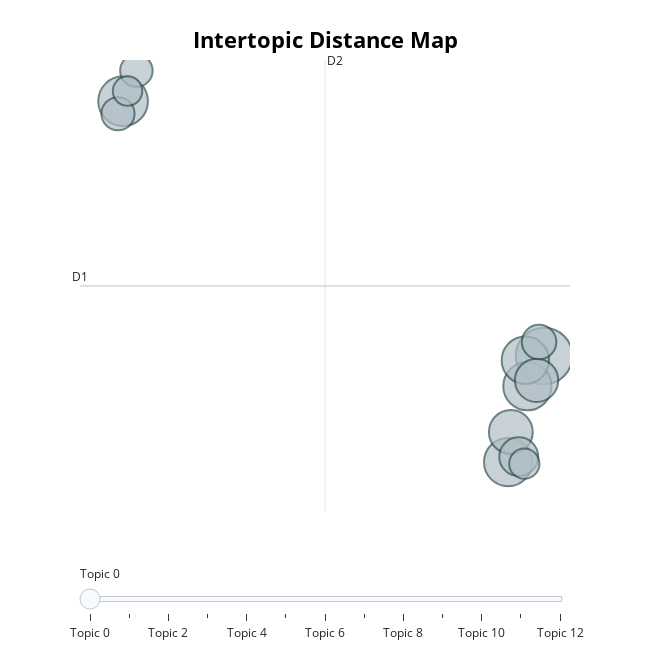

Source (notebook cell):
### Code cell
# visualize topics
topic_model.visualize_topics()

### Figure 1 — Plotly figure (JSON) as saved in the notebook; plotly's stock layout.template omitted (floating-point values rounded to 4 significant figures)
{"data": [{"customdata": [[0, "harry | potter | wait | went | time", 70], [1, "osaka | universal | day | studios | rides", 54], [2, "usj | rides | park | just | harry", 51], [3, "potter | harry | visit | park | place", 51], [4, "queue | express | pass | time | rides", 49], [5, "express | pass | park | tickets | rides", 42], [6, "express | pass | park | harry | potter", 41], [7, "park | ride | disney | tokyo | rides", 33], [8, "place | park | rides | wait | ride", 26], [9, "japanese | english | park | like | staff", 24], [10, "japanese | english | understand | shows | subtitles", 23], [11, "potter | harry | park | express | ride", 20], [12, "universal | japan | studios | studio | time", 19]], "hovertemplate": "<b>Topic %{customdata[0]}</b><br>%{customdata[1]}<br>Size: %{customdata[2]}", "legendgroup": "", "marker": {"color": "#B0BEC5", "line": {"color": "DarkSlateGrey", "width": 2}, "size": [70, 54, 51, 51, 49, 42, 41, 33, 26, 24, 23, 20, 19], "sizemode": "area", "sizeref": 0.04375, "symbol": "circle"}, "mode": "markers", "name": "", "orientation": "v", "showlegend": false, "type": "scatter", "x": [9.602, -13.78, 7.605, 8.677, 8.562, 7.755, 9.186, 8.194, 9.325, -14.07, -13.04, 8.504, -13.54], "xaxis": "x", "y": [-5.084, 0.96, -7.601, -5.801, -5.186, -6.887, -5.661, -7.472, -4.754, 0.6621, 1.684, -7.639, 1.201], "yaxis": "y"}], "layout": {"annotations": [{"showarrow": false, "text": "D1", "x": -16.18, "y": -3.424, "yshift": 10}, {"showarrow": false, "text": "D2", "x": -2.568, "xshift": 10, "y": 1.937}], "height": 650, "hoverlabel": {"bgcolor": "white", "font": {"family": "Rockwell", "size": 16}}, "legend": {"itemsizing": "constant", "tracegroupgap": 0}, "margin": {"t": 60}, "shapes": [{"line": {"color": "#CFD8DC", "width": 2}, "type": "line", "x0": -2.568, "x1": -2.568, "y0": -8.785, "y1": 1.937}, {"line": {"color": "#9E9E9E", "width": 2}, "type": "line", "x0": -16.18, "x1": 11.04, "y0": -3.424, "y1": -3.424}], "sliders": [{"active": 0, "pad": {"t": 50}, "steps": [{"args": [{"marker.color": [["red", "#B0BEC5", "#B0BEC5", "#B0BEC5", "#B0BEC5", "#B0BEC5", "#B0BEC5", "#B0BEC5", "#B0BEC5", "#B0BEC5", "#B0BEC5", "#B0BEC5", "#B0BEC5"]]}], "label": "Topic 0", "method": "update"}, {"args": [{"marker.color": [["#B0BEC5", "red", "#B0BEC5", "#B0BEC5", "#B0BEC5", "#B0BEC5", "#B0BEC5", "#B0BEC5", "#B0BEC5", "#B0BEC5", "#B0BEC5", "#B0BEC5", "#B0BEC5"]]}], "label": "Topic 1", "method": "update"}, {"args": [{"marker.color": [["#B0BEC5", "#B0BEC5", "red", "#B0BEC5", "#B0BEC5", "#B0BEC5", "#B0BEC5", "#B0BEC5", "#B0BEC5", "#B0BEC5", "#B0BEC5", "#B0BEC5", "#B0BEC5"]]}], "label": "Topic 2", "method": "update"}, {"args": [{"marker.color": [["#B0BEC5", "#B0BEC5", "#B0BEC5", "red", "#B0BEC5", "#B0BEC5", "#B0BEC5", "#B0BEC5", "#B0BEC5", "#B0BEC5", "#B0BEC5", "#B0BEC5", "#B0BEC5"]]}], "label": "Topic 3", "method": "update"}, {"args": [{"marker.color": [["#B0BEC5", "#B0BEC5", "#B0BEC5", "#B0BEC5", "red", "#B0BEC5", "#B0BEC5", "#B0BEC5", "#B0BEC5", "#B0BEC5", "#B0BEC5", "#B0BEC5", "#B0BEC5"]]}], "label": "Topic 4", "method": "update"}, {"args": [{"marker.color": [["#B0BEC5", "#B0BEC5", "#B0BEC5", "#B0BEC5", "#B0BEC5", "red", "#B0BEC5", "#B0BEC5", "#B0BEC5", "#B0BEC5", "#B0BEC5", "#B0BEC5", "#B0BEC5"]]}], "label": "Topic 5", "method": "update"}, {"args": [{"marker.color": [["#B0BEC5", "#B0BEC5", "#B0BEC5", "#B0BEC5", "#B0BEC5", "#B0BEC5", "red", "#B0BEC5", "#B0BEC5", "#B0BEC5", "#B0BEC5", "#B0BEC5", "#B0BEC5"]]}], "label": "Topic 6", "method": "update"}, {"args": [{"marker.color": [["#B0BEC5", "#B0BEC5", "#B0BEC5", "#B0BEC5", "#B0BEC5", "#B0BEC5", "#B0BEC5", "red", "#B0BEC5", "#B0BEC5", "#B0BEC5", "#B0BEC5", "#B0BEC5"]]}], "label": "Topic 7", "method": "update"}, {"args": [{"marker.color": [["#B0BEC5", "#B0BEC5", "#B0BEC5", "#B0BEC5", "#B0BEC5", "#B0BEC5", "#B0BEC5", "#B0BEC5", "red", "#B0BEC5", "#B0BEC5", "#B0BEC5", "#B0BEC5"]]}], "label": "Topic 8", "method": "update"}, {"args": [{"marker.color": [["#B0BEC5", "#B0BEC5", "#B0BEC5", "#B0BEC5", "#B0BEC5", "#B0BEC5", "#B0BEC5", "#B0BEC5", "#B0BEC5", "red", "#B0BEC5", "#B0BEC5", "#B0BEC5"]]}], "label": "Topic 9", "method": "update"}, {"args": [{"marker.color": [["#B0BEC5", "#B0BEC5", "#B0BEC5", "#B0BEC5", "#B0BEC5", "#B0BEC5", "#B0BEC5", "#B0BEC5", "#B0BEC5", "#B0BEC5", "red", "#B0BEC5", "#B0BEC5"]]}], "label": "Topic 10", "method": "update"}, {"args": [{"marker.color": [["#B0BEC5", "#B0BEC5", "#B0BEC5", "#B0BEC5", "#B0BEC5", "#B0BEC5", "#B0BEC5", "#B0BEC5", "#B0BEC5", "#B0BEC5", "#B0BEC5", "red", "#B0BEC5"]]}], "label": "Topic 11", "method": "update"}, {"args": [{"marker.color": [["#B0BEC5", "#B0BEC5", "#B0BEC5", "#B0BEC5", "#B0BEC5", "#B0BEC5", "#B0BEC5", "#B0BEC5", "#B0BEC5", "#B0BEC5", "#B0BEC5", "#B0BEC5", "red"]]}], "label": "Topic 12", "method": "update"}]}], "title": {"font": {"color": "Black", "size": 22}, "text": "<b>Intertopic Distance Map</b>", "x": 0.5, "xanchor": "center", "y": 0.95, "yanchor": "top"}, "width": 650, "xaxis": {"anchor": "y", "domain": [0, 1], "range": [-16.18, 11.04], "title": {"text": ""}, "visible": false}, "yaxis": {"anchor": "x", "domain": [0, 1], "range": [-8.785, 1.937], "title": {"text": ""}, "visible": false}}}
